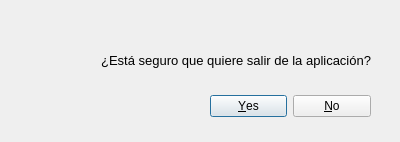
<?xml version="1.0" encoding="UTF-8"?>
<ui version="4.0">
 <class>venSalir</class>
 <widget class="QDialog" name="venSalir">
  <property name="geometry">
   <rect>
    <x>0</x>
    <y>0</y>
    <width>400</width>
    <height>142</height>
   </rect>
  </property>
  <property name="windowTitle">
   <string>¿Desea salir?</string>
  </property>
  <property name="modal">
   <bool>true</bool>
  </property>
  <widget class="QDialogButtonBox" name="btnBoxSalir">
   <property name="geometry">
    <rect>
     <x>210</x>
     <y>90</y>
     <width>161</width>
     <height>32</height>
    </rect>
   </property>
   <property name="orientation">
    <enum>Qt::Horizontal</enum>
   </property>
   <property name="standardButtons">
    <set>QDialogButtonBox::No|QDialogButtonBox::Yes</set>
   </property>
   <property name="centerButtons">
    <bool>true</bool>
   </property>
  </widget>
  <widget class="QLabel" name="lblMenSalir">
   <property name="geometry">
    <rect>
     <x>100</x>
     <y>50</y>
     <width>271</width>
     <height>20</height>
    </rect>
   </property>
   <property name="font">
    <font>
     <pointsize>10</pointsize>
    </font>
   </property>
   <property name="text">
    <string>¿Está seguro que quiere salir de la aplicación?</string>
   </property>
   <property name="alignment">
    <set>Qt::AlignRight|Qt::AlignTrailing|Qt::AlignVCenter</set>
   </property>
  </widget>
  <widget class="QLabel" name="lblImgSalir">
   <property name="geometry">
    <rect>
     <x>40</x>
     <y>40</y>
     <width>41</width>
     <height>41</height>
    </rect>
   </property>
   <property name="text">
    <string/>
   </property>
   <property name="pixmap">
    <pixmap>img/iconoSalir.png</pixmap>
   </property>
   <property name="scaledContents">
    <bool>true</bool>
   </property>
  </widget>
 </widget>
 <resources>
  <include location="img/iconoSalir.qrc"/>
 </resources>
 <connections>
  <connection>
   <sender>btnBoxSalir</sender>
   <signal>accepted()</signal>
   <receiver>venSalir</receiver>
   <slot>accept()</slot>
   <hints>
    <hint type="sourcelabel">
     <x>248</x>
     <y>254</y>
    </hint>
    <hint type="destinationlabel">
     <x>157</x>
     <y>274</y>
    </hint>
   </hints>
  </connection>
  <connection>
   <sender>btnBoxSalir</sender>
   <signal>rejected()</signal>
   <receiver>venSalir</receiver>
   <slot>reject()</slot>
   <hints>
    <hint type="sourcelabel">
     <x>316</x>
     <y>260</y>
    </hint>
    <hint type="destinationlabel">
     <x>286</x>
     <y>274</y>
    </hint>
   </hints>
  </connection>
 </connections>
</ui>
